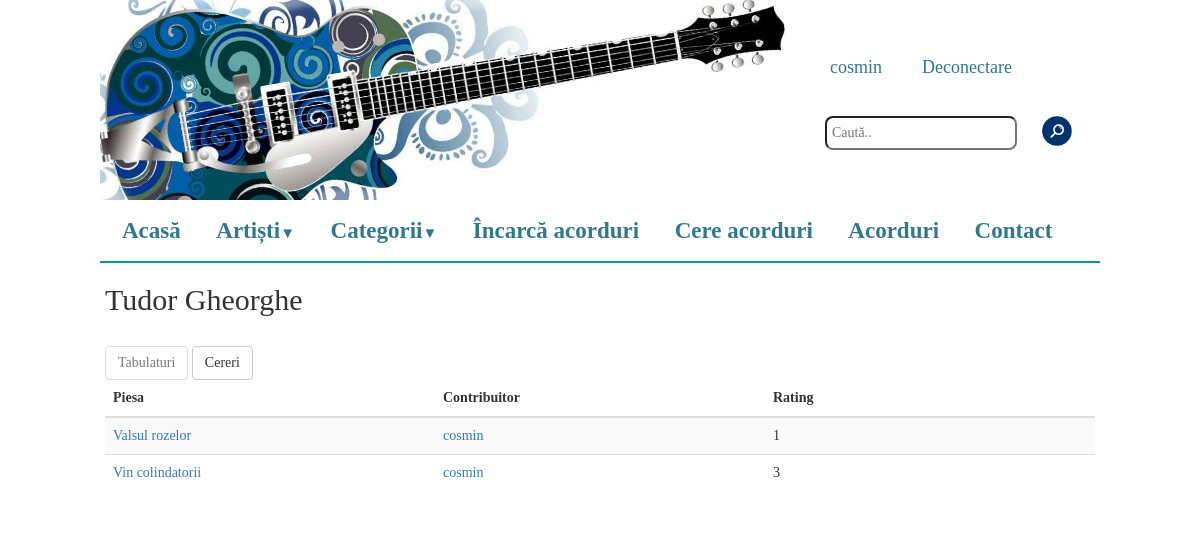
The app's page /index.php?artist=Tudor Gheorghe (signed in) with its own data.
### tables this page shows
CREATE TABLE IF NOT EXISTS `melodii` (
  `id` int(11) NOT NULL AUTO_INCREMENT,
  `artist` varchar(100) NOT NULL,
  `titlu` varchar(100) NOT NULL,
  `cale_tmp` varchar(200) DEFAULT NULL,
  `cale` varchar(200) DEFAULT NULL,
  `categorie` varchar(200) NOT NULL,
  `uploader` varchar(200) NOT NULL,
  `plus` int(11) NOT NULL,
  `minus` int(11) NOT NULL,
  `comments_path` varchar(200) NOT NULL,
  PRIMARY KEY (`id`)
);

### includes/functions.php (called while the page is built, shortened)
<?php
function get_songs_by_artist($artist) {
    $result = mysql_query("SELECT * FROM melodii WHERE artist='$artist' and cale is not NULL order by artist, titlu");
    $songs = array();
    while($p = mysql_fetch_array($result)){
        $songs[] = $p;
    }
    return $songs;
}
?>

### pages/display_tabs_by_artist.php (the view, shortened to what this page needs)
<?php
    if(isset($_GET['artist'])) {
        $artist = $_GET['artist'];
        print "<h2>".$artist."</h2><br>";
?>
<div class="switch">
    <input type="button" class="btn btn-default" value="Tabulaturi" id="display_tabs" onclick="switch_tabs_requests()" disabled="true">
    <input type="button" class="btn btn-default" value="Cereri" id="display_req" onclick="switch_tabs_requests()">
</div>
<div class="artist_tabs">
<?php
        $all_songs = get_songs_by_artist($artist);
        if (count($all_songs) == 0) {
?>
    <div id="error_tab" class='alert alert-info' style='display: block;font-size:17px;width:395px;margin-left:0px;margin-top:20px'>Ne pare rău. Nu există melodii ale acestui artist.</div>
<?php
        } else {
?>
    <table width="100%" id="tabs" class="table table-striped">
		<thead>
			<tr>
				<th class="col-sm-4">Piesa</th>
				<th class="col-sm-4">Contribuitor</th>
				<th class="col-sm-4">Rating</th>
			</tr>
		</thead>
		<tbody>
        <?php
            foreach ($all_songs as $sg){
        ?>
			<tr>
				<td><?php print "<a href=\"index.php?song=".$sg['id']."\">".$sg['titlu']."</a>";?></td>
				<td><a href="index.php?user_uploads=1&username=<?php echo $sg['uploader']; ?>"><?php print $sg['uploader'];?></a></td>
				<td><?php print $sg['plus']-$sg['minus'];?></td>
			</tr>
        <?php
            }
        ?>
		</tbody>
    </table>
<?php
    }
?>
</div>
<?php
    }
?>

### css/main.css (style rules this page uses)
* { margin: 0px; padding: 0px; }
body { overflow-x: hidden; font-family: "Palatino Linotype", "Book Antiqua", Palatino, serif; }

### records on screen
melodii: titlu "Valsul rozelor", uploader "cosmin", $sg['plus']-$sg['minus'] "1"
melodii: titlu "Vin colindatorii", uploader "cosmin", $sg['plus']-$sg['minus'] "3"

### other values on screen
$_SESSION['user'][1] "cosmin"
$artist "Tudor Gheorghe"
